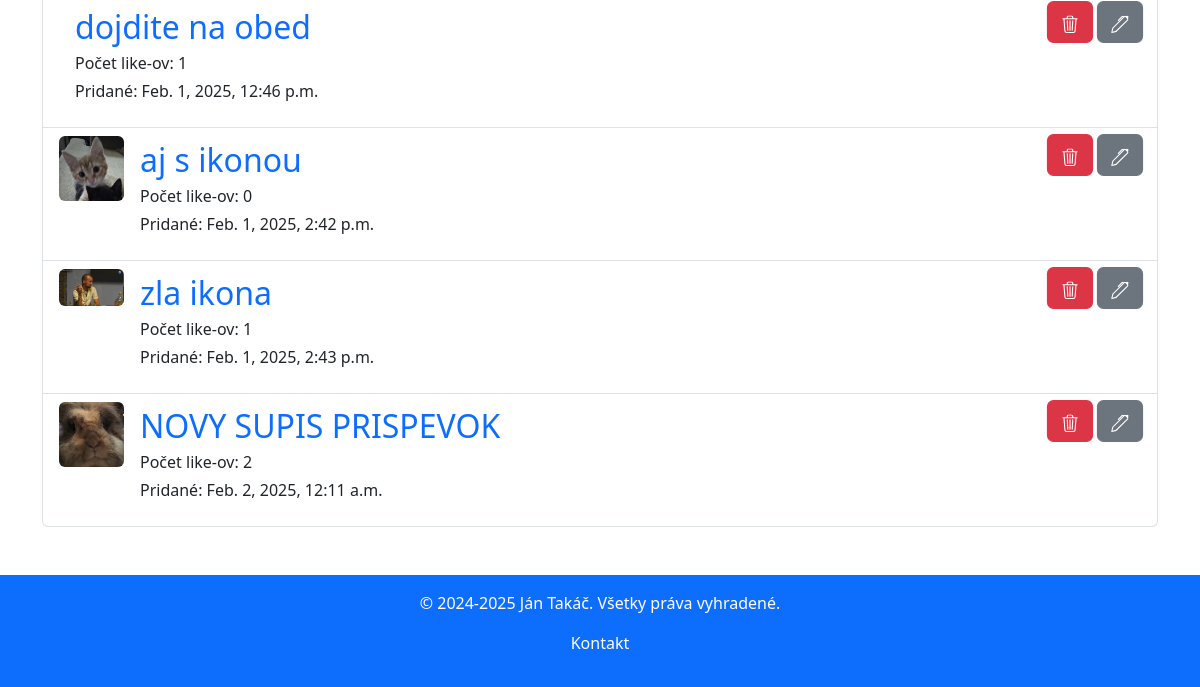
The app's page /my-posts/ (signed in, lower part), older data.
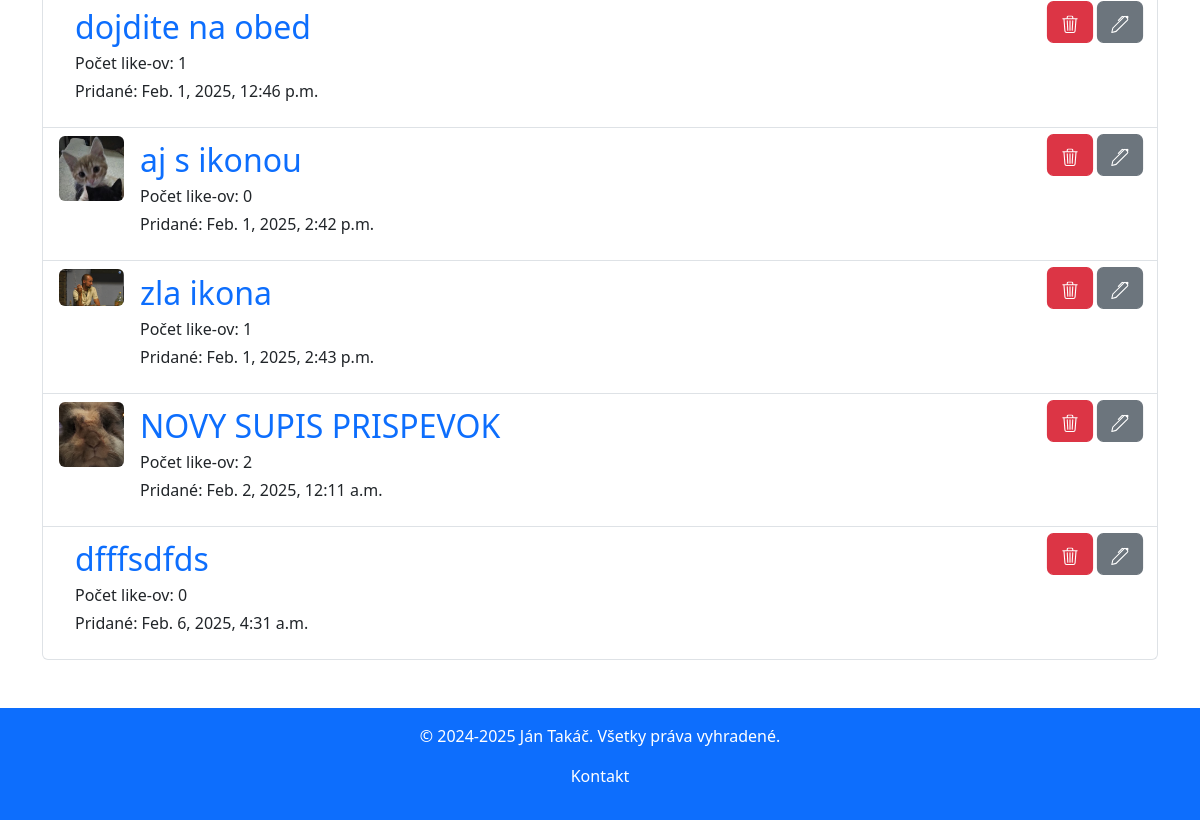
The same page, newer data.
### forum/models.py (models this page shows, shortened)
class Post(models.Model):
    title = models.CharField(max_length=255)
    created_at = models.DateTimeField(auto_now_add=True)
    created_by = models.ForeignKey(User, on_delete=models.CASCADE)
    like_count = models.PositiveIntegerField(default=0)
    content = models.TextField()
    category = models.CharField(max_length=50, default='other', null=False, blank=True)
    icon = models.ImageField(upload_to='post_pics', null=True, blank=True)
    def get_absolute_url(self):
        return reverse('forum:post_detail', args=[str(self.id)])

### forum/views.py (the view)
# urls.py: path('my-posts/', views.my_posts_view, name='my_posts'),
@login_required
def my_posts_view(request):
    if request.user.is_superuser:
        posts = Post.objects.all()
    else:
        posts = Post.objects.filter(created_by_id=request.user.id)
    return render(request, 'forum/my_posts.html', {'posts': posts})

### forum/templates/forum/my_posts.html (shortened to what this page needs)
{% extends 'forum/base.html' %}
{% load static %}
{% block content %}
<div id="my-posts-list">
    {% include 'forum/partials/my_posts_list.html' with posts_profiles=posts_profiles %}
</div>
{% endblock %}

### forum/templates/forum/partials/my_posts_list.html (shortened to what this page needs)
<div class="container">
    <div class="mt-4 my-5">
        <div class="list-group">
            {% if posts %}
                {% for post in posts %}
                    <li class="list-group-item list-group-item-action position-relative">
                        <div class="d-flex align-items-start h-100">
                            {% if post.icon %}
                                <div class="flex-shrink-0">
                                    <img src="{{ post.icon.url }}"
                                         width="65"
                                         alt="post_icon"
                                         class="h-auto rounded">
                                </div>
                            {% endif %}
                            <div class="flex-grow-1 ms-3 overflow-hidden">
                                <a href="{{ post.get_absolute_url }}" class="fs-2 text-decoration-none">{{ post.title }}</a>
                                <p class="mb-1">Počet like-ov: {{ post.like_count }}</p>
                                <p>Pridané: {{ post.created_at }}</p>
                            </div>
                            <div class="d-flex gap-2 ms-2">
                                <button type="button" class="btn btn-danger"
                                        hx-trigger="click"
                                        hx-post="{% url 'forum:delete_my_post' %}"
                                        hx-target="#my-posts-list"
                                        hx-vals='{"post_id": "{{ post.id }}"}'
                                        hx-headers='{"X-CSRFToken": "{{ csrf_token }}"}'>
                                </button>
                                <button class="btn btn-secondary my-post-edit-btn" data-id-post="{{ post.id }}" data-post-content="{{ post.content }}">
                                </button>
                            </div>
                        </div>
                    </li>
                {% endfor %}
            {% else %}
                <p>Žiaden príspevok nespadá do vybratej kategórie</p>
            {% endif %}
        </div>
    </div>
</div>

Row changes from the older to the newer data that the page shows:
added Post: title "dfffsdfds", like_count "0", created_at "Feb. 6, 2025, 4:31 a.m."
